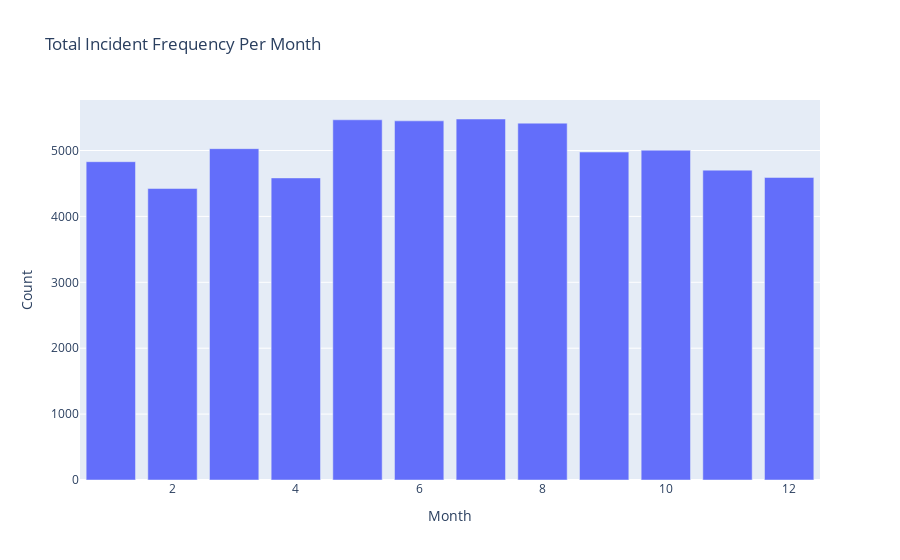

The notebook cell this image was saved under:
### Code cell
month_df = pd.DataFrame(ts_df.groupby(['Month'])['Month'].count())
print(f"Average Incidents per Month of the Year: {ts_df.groupby(['Month'])['Month'].count().mean()}")

fig_month = px.bar(month_df,
    x=month_df.index,
    y='Month',
    labels={'index':'Month','Month':'Count'},
    title='Total Incident Frequency Per Month')
fig_month.show()

fig.write_image('../Visuals/Monthly_total.png', engine="kaleido")

### Figure 1 — Plotly figure (JSON) as saved in the notebook; plotly's stock layout.template omitted (floating-point values rounded to 4 significant figures)
{"data": [{"alignmentgroup": "True", "hovertemplate": "Month=%{x}<br>Count=%{y}<extra></extra>", "legendgroup": "", "marker": {"color": "#636efa", "pattern": {"shape": ""}}, "name": "", "offsetgroup": "", "orientation": "v", "showlegend": false, "textposition": "auto", "type": "bar", "x": [1, 2, 3, 4, 5, 6, 7, 8, 9, 10, 11, 12], "xaxis": "x", "y": [4830, 4423, 5028, 4584, 5466, 5450, 5478, 5415, 4977, 5005, 4702, 4591], "yaxis": "y"}], "layout": {"barmode": "relative", "legend": {"tracegroupgap": 0}, "title": {"text": "Total Incident Frequency Per Month"}, "xaxis": {"anchor": "y", "domain": [0, 1], "title": {"text": "Month"}}, "yaxis": {"anchor": "x", "domain": [0, 1], "title": {"text": "Count"}}}}
